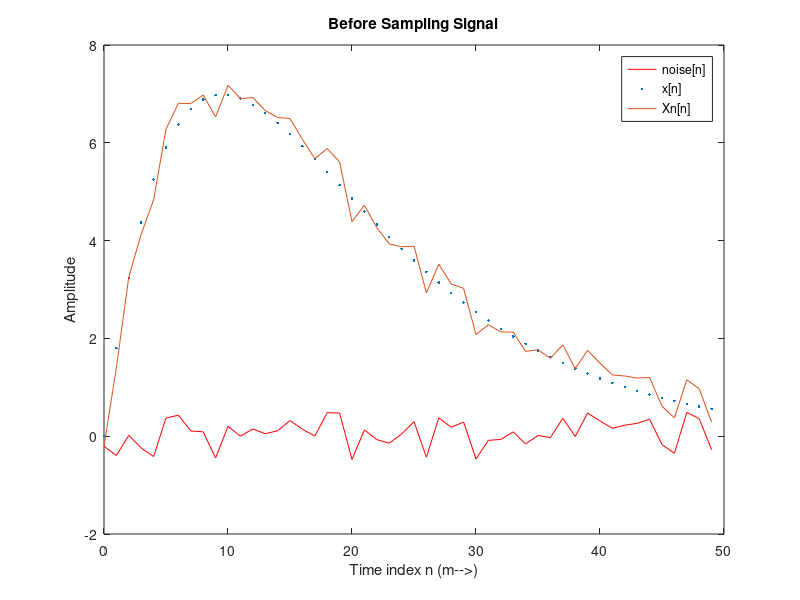
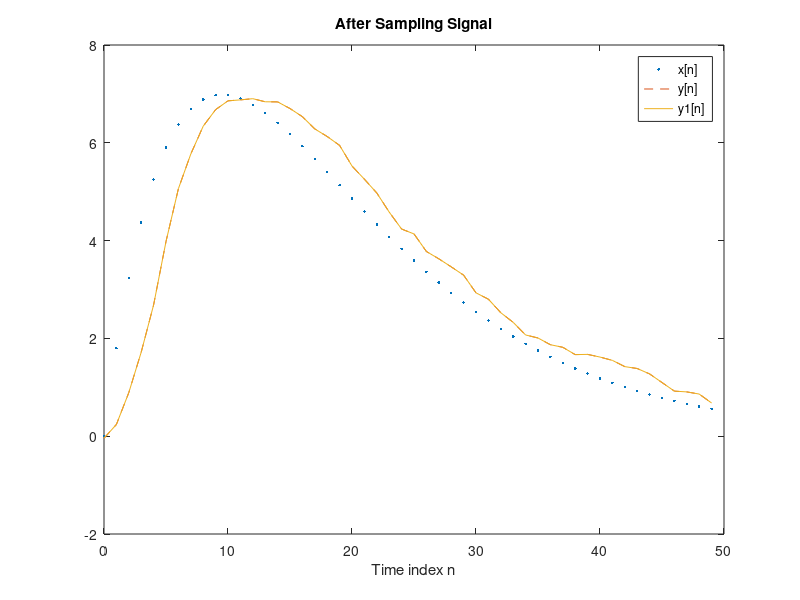

Write the MATLAB code that produced these figures, in order.
clc; %Clear the window
close all;  %Close all files
clear all; %Clear the screen
R = 50;
noise = rand(R,1)-0.5;
m = 0:1:R-1;
x = 2*m.*(0.9.^m);
Xn = x + noise';
figure(1)
plot(m,noise,'r-',m,x,'.',m,Xn);
title ('Before Sampling Signal');
xlabel('Time index n (m-->)');
ylabel('Amplitude');
legend('noise[n]','x[n]','Xn[n]');
M = input('Number of input samples = ');
b = ones(M,1)/M;
y = filter(b,1,Xn);
M1 = input('Number of input samples = ');
b1 = ones(M1,1)/M1;
y1 = filter(b1,1,Xn);
figure(2)
plot(m,x,'.',m,y,'--',m,y1);
title ('After Sampling Signal');
legend('x[n]','y[n]','y1[n]');
xlabel ('Time index n'); 